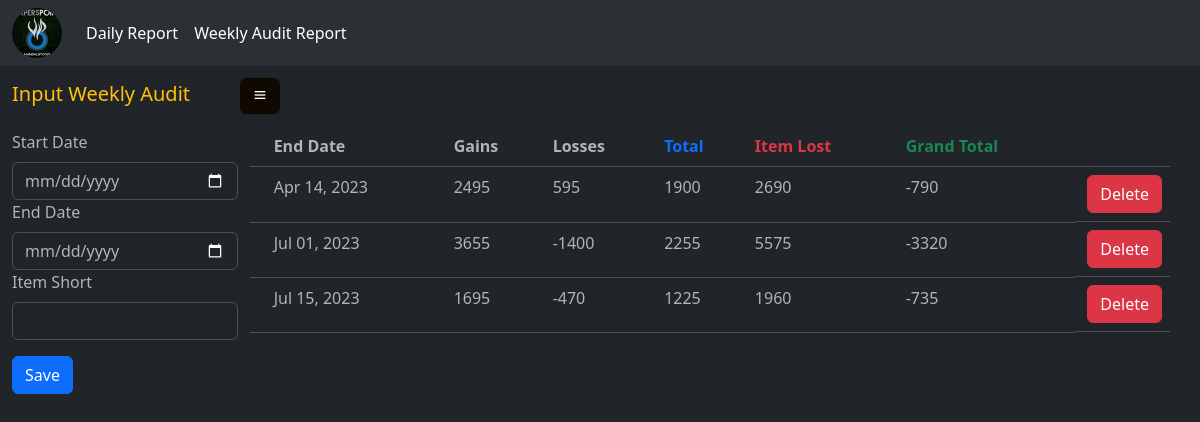
The page /weeklyauditreport.php on the database its author committed.
### tables this page shows
CREATE TABLE `weekly_audit_report` (
  `id` int(11) NOT NULL AUTO_INCREMENT,
  `start_date` datetime DEFAULT NULL,
  `end_date` datetime DEFAULT NULL,
  `gain` int(11) DEFAULT NULL,
  `loss` int(11) DEFAULT NULL,
  `total` int(11) DEFAULT NULL,
  `item_lost` int(11) DEFAULT NULL,
  `grand_total` int(11) DEFAULT NULL,
  PRIMARY KEY (`id`)
);

### functions/Mysqlr.php (called while the page is built, shortened)
<?php
    class Mysql {
        public $conn;
        public function __construct ($servername, $username, $password, $database) {
            $servername = "localhost";
            $username = "root";
            $password = "root";
            $database = "audit";
            $this->conn = new mysqli ($servername, $username, $password, $database);
        }
        function getAllWeeklyReport () {
            $getAllWeeklyReportQuery = " select * from weekly_audit_report";
            $result = $this->conn->query($getAllWeeklyReportQuery);
            $weeklyReport = [];
            while ($row = $result->fetch_assoc()) {
                $weeklyReport [] = $row;
            }
            return $weeklyReport;
        }
    }

### weeklyauditreport.php (the view, shortened to what this page needs)
<?php
    include_once './layout/header.php';
    $servername = "localhost";
    $username = "root";
    $password = "root";
    $database = "audit";
    $mysqlInstance = new Mysql ($servername, $username, $password, $database);
    $weeklyAuditList = $mysqlInstance->getAllWeeklyReport();
?>
            <div class="">
                <div class="side-navbar active-nav bg-dark" id="sidebar">
                    <form action="functions/request.php" method="POST">
                        <div class="container-fluid">
                            <div class="row">
                                <h5 class="py-3 text-warning">Input Weekly Audit</h5>
                                <div class="col mb-3">
                                    <label for="startDate" class="form-label">Start Date</label>
                                    <input type="date" id="startDate" name="startDate" class="form-control">
                                    <label for="endDate" class="form-label">End Date</label>
                                    <input type="date" id="endDate" name="endDate" class="form-control">
                                    <label for="itemLost" class="form-label">Item Short</label>
                                    <input type="number" id="itemLost" name="itemLost" class="form-control">
                                </div>
                            </div>
                            <div class="mb-5">
                                <button class="btn btn-primary">Save</button>
                            </div>
                        </div>
                    </form>
                </div>
                <div class="p-1 my-container active-cont">
                    <div class="navbar top-navbar navbar-dark bg-dark px-5">
                        <a class="btn border-0" id="menu-btn"><i class="bx bx-menu"></i></a>
                    </div>
                </div>
                <div class="container">
                    <div class="row">
                        <table class="table">
                            <thead>
                                <tr>
                                    <th class="col">ID</th>
                                    <th class="col">Start Date</th>
                                    <th class="col">End Date</th>
                                    <th class="col">Gains</th>
                                    <th class="col">Losses</th>
                                    <th class="col text-primary">Total</th>
                                    <th class="col text-danger">Item Lost</th>
                                    <th class="col text-success">Grand Total</th>
                                    <th class="col-1"></th>
                                </tr>
                            </thead>
                            <tbody>
                                <?php foreach ($weeklyAuditList as $key => $value): ?>
                                    <tr>
                                        <td><?= $value['id'] ?></td>
                                        <td><?= date ("M d, Y", strtotime ($value['start_date'])) ?></td>
                                        <td><?= date ("M d, Y", strtotime ($value['end_date'])) ?></td>
                                        <td><?= $value['gain'] ?></td>
                                        <td><?= $value['loss'] ?></td>
                                        <td><?= $value['total'] ?></td>
                                        <td><?= $value['item_lost'] ?></td>
                                        <td><?= $value['grand_total'] ?></td>
                                        <td class="d-flex justify-content-end">
                                            <form action="/functions/request.php" method="POST">
                                                <button class="btn btn-danger">
                                                    Delete
                                                </button>
                                            </form>
                                        </td>
                                    </tr>
                                <?php endforeach ?>
                            </tbody>
                        </table>
                    </div>
                </div>
            </div>
<?php
    include_once './layout/footer.php';
?>

### assets/css/style.css (style rules this page uses)
.side-navbar { width: 250px; height: 100%; position: fixed; margin-left: -300px; background-color: #100901; transition: 0.5s; }
.my-container { transition: 0.4s; }
.active-nav { margin-left: 0; }
.active-cont { margin-left: 250px; }
#menu-btn { background-color: #100901; color: #fff; margin-left: -62px; }
.my-container { border-radius: 2rem; padding: 2px 20px; }

### rows shown on the page
weekly_audit_report: end_date "Apr 14, 2023", gain "2495", loss "595", total "1900", item_lost "2690", grand_total "-790"
weekly_audit_report: end_date "Jul 01, 2023", gain "3655", loss "-1400", total "2255", item_lost "5575", grand_total "-3320"
weekly_audit_report: end_date "Jul 15, 2023", gain "1695", loss "-470", total "1225", item_lost "1960", grand_total "-735"
